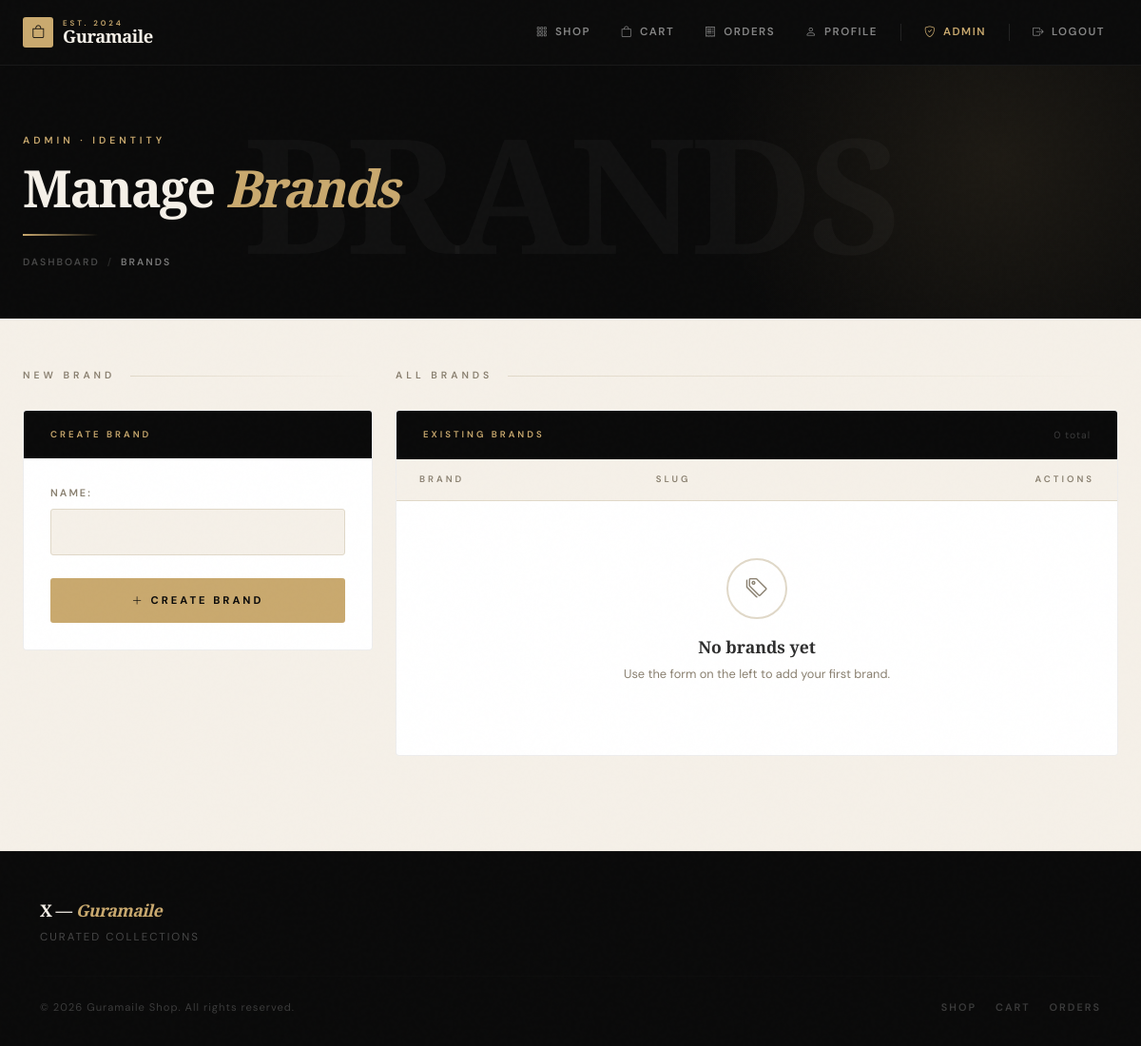
/dashboard/brands/ (signed in), run on an earlier commit of the app's database.
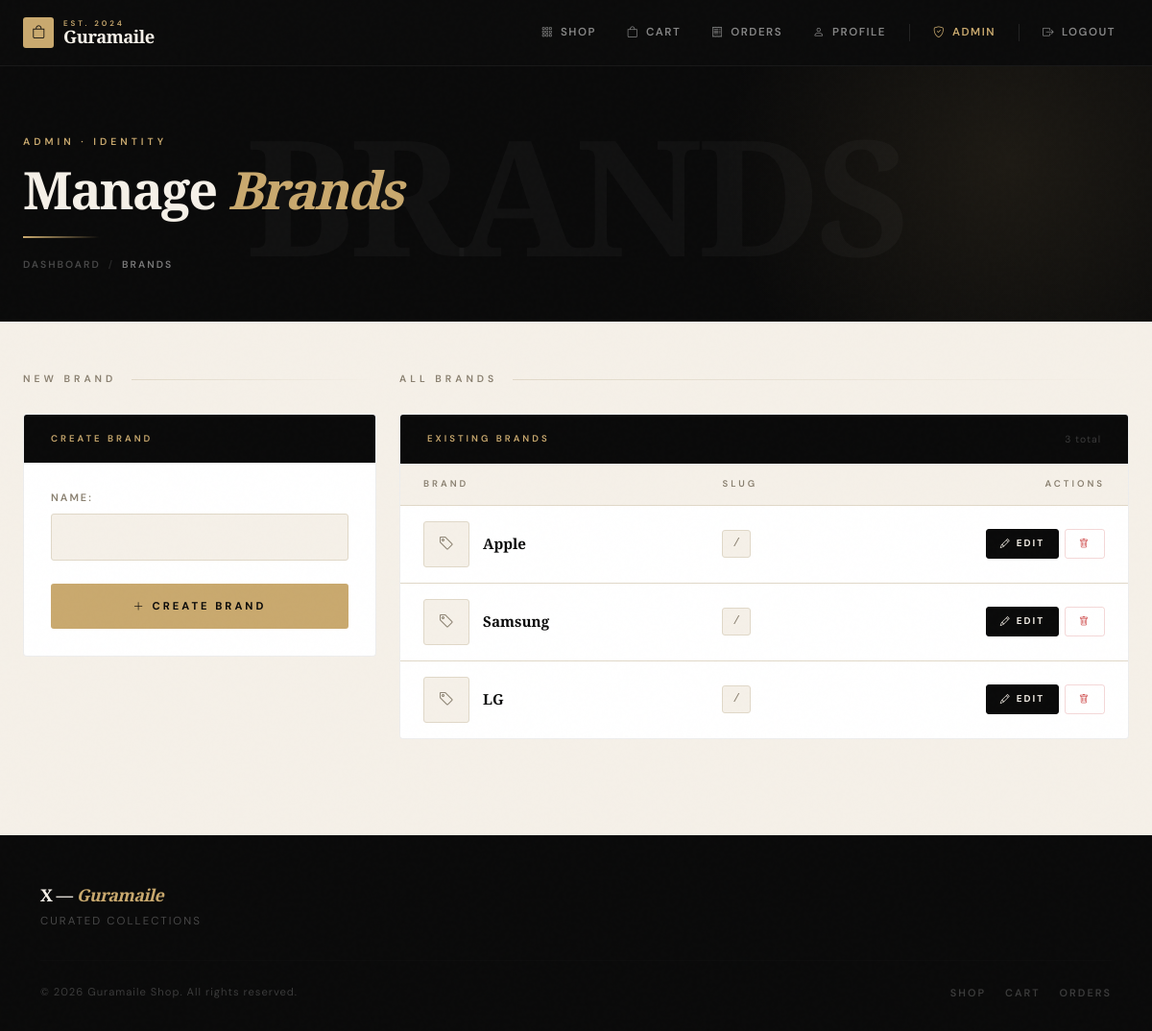
And on a later commit of the database.
### shop/models.py (models this page shows, shortened)
class Brand(models.Model):
    name = models.CharField(max_length=255)

### shop/views.py (the view)
# urls.py: path('dashboard/brands/', views.brand_list_create, name='brand_list_url'),
@staff_member_required
def brand_list_create(request):
    brands = Brand.objects.all()
    if request.method == 'POST':
        form = BrandForm(request.POST, request.FILES)
        if form.is_valid():
            form.save()
            return redirect('admin_dashboard')
    else:
        form = BrandForm()
    return render(request, 'brand/brand_list.html', {
        'brands': brands,
        'form': form
    })

### shop/forms.py
class BrandForm(forms.ModelForm):
    class Meta:
        model = Brand
        fields = ['name']

### shop/templatetags/cart_tags.py (called while the page is built)
@register.simple_tag(takes_context=True)
def cart_item_count(context):
    request = context.get('request')
    if not request:
        return 0
    cart = request.session.get('cart', {})
    try:
        return sum(int(qty) for qty in cart.values())
    except Exception:
        return 0

### shop/templates/brand/brand_list.html (shortened to what the changed rows need)
{% extends "shop/base.html" %}
{% block content %}
<div class="page-header">
    <div class="container-fluid px-4">
        <div class="header-content">
            <h1 class="header-title">Manage <span>Brands</span></h1>
        </div>
    </div>
</div>
<div class="main-section">
    <div class="container-fluid px-4">
        <div class="row g-4 align-items-start">
            <div class="col-lg-8">
                <div class="panel panel-right">
                    <div class="panel-head">
                        <span class="panel-head-label">Existing Brands</span>
                        <span class="panel-head-count">{{ brands|length }} total</span>
                    </div>
                    <table class="dash-table">
                        <thead>
                            <tr>
                                <th>Brand</th>
                                <th>Slug</th>
                                <th class="text-end">Actions</th>
                            </tr>
                        </thead>
                        <tbody>
                            {% for brand in brands %}
                            <tr>
                                <td>
                                    <div class="brand-logo-cell">
                                        {% if brand.logo %}
                                            <img src="{{ brand.logo.url }}" class="brand-logo-thumb" alt="{{ brand.name }}">
                                        {% else %}
                                            <div class="brand-logo-placeholder">
                                                <i class="bi bi-tag"></i>
                                            </div>
                                        {% endif %}
                                        <span class="td-name">{{ brand.name }}</span>
                                    </div>
                                </td>
                                <td><span class="td-slug">/{{ brand.slug }}</span></td>
                                <td class="text-end">
                                    <div style="display:inline-flex;gap:6px;">
                                        <a href="{% url 'brand_edit_url' brand.pk %}" class="btn-dash btn-dash-primary">
                                            <i class="bi bi-pencil"></i> Edit
                                        </a>
                                        <a href="{% url 'brand_delete_url' brand.pk %}" class="btn-dash btn-dash-danger"
                                           onclick="return confirm('Delete \'{{ brand.name }}\'?');">
                                            <i class="bi bi-trash"></i>
                                        </a>
                                    </div>
                                </td>
                            </tr>
                            {% empty %}
                            <tr class="empty-row">
                                <td colspan="3">
                                    <div class="empty-icon-wrap">
                                        <i class="bi bi-tags"></i>
                                    </div>
                                    <div class="empty-title">No brands yet</div>
                                    <p class="empty-sub">Use the form on the left to add your first brand.</p>
                                </td>
                            </tr>
                            {% endfor %}
                        </tbody>
                    </table>
                </div>
            </div>
        </div>
    </div>
</div>
{% endblock %}

What changed in the data, as far as the page shows it:
added Brand: name "Apple"
added Brand: name "Samsung"
added Brand: name "LG"
Also different on the page:
{{ brands|length }}: "0" → "3"
text no longer shown: "No brands yet Use the form on the left to add your first brand."
